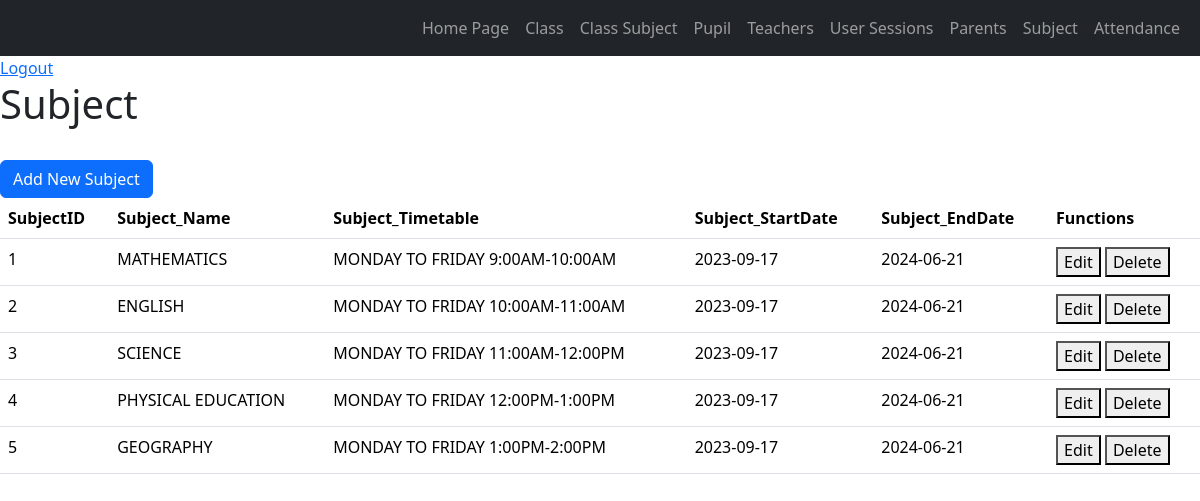
Screenshot of /test1/Subject.php (signed in) with the database file from the repository.
### tables this page shows
CREATE TABLE `subject` (
  `SubjectID` int(11) NOT NULL,
  `Subject_Name` varchar(255) NOT NULL,
  `Subject_Timetable` varchar(255) NOT NULL,
  `Subject_StartDate` date NOT NULL,
  `Subject_EndDate` date NOT NULL
);

### test1/Subject.php (the view, shortened to what this page needs)
<?php
include("functions.php");
?>
<!DOCTYPE html>
<html lang="en">
<head>
    <link href="https://cdn.jsdelivr.net/npm/bootstrap@5.3.1/dist/css/bootstrap.min.css" rel="stylesheet">
</head>
<body>
<header>
        <nav class="navbar navbar-expand-sm navbar-dark bg-dark">
            <div class="container-fluid">
                <div class="collapse navbar-collapse" id="collapsibleNavbar">
                    <ul class="navbar-nav ms-auto">
                        <li class="nav-item">
                            <a class="nav-link underline-on-hover" href="index.php">Home Page</a>
                        </li>
                        <li class="nav-item">
                            <a class="nav-link underline-on-hover" href="Class.php">Class</a>
                        </li>
                        <li class="nav-item">
                            <a class="nav-link underline-on-hover" href="ClassSubject.php">Class Subject</a>
                        </li>
                        <li class="nav-item">
                            <a class="nav-link underline-on-hover" href="Pupil.php">Pupil</a>
                        </li>
                        <li class="nav-item">
                            <a class="nav-link underline-on-hover" href="Teacher.php">Teachers</a>
                        </li>
                        <li class="nav-item">
                            <a class="nav-link underline-on-hover" href="UserSessions.php">User Sessions</a>
                        </li>
                        <li class="nav-item">
                            <a class="nav-link underline-on-hover" href="Parents.php">Parents</a>
                        </li>
                        <li class="nav-item">
                            <a class="nav-link underline-on-hover" href="Subject.php">Subject</a>
                        </li>
                        <li class="nav-item">
                            <a class="nav-link underline-on-hover" href="Attendance.php">Attendance</a>
                        </li>
                    </ul>
                </div>
            </div>
        </nav>
    </header>
    <a href="logout.php">Logout</a>
    <h1>Subject</h1>
    <br>
    <a class="btn btn-primary" href="AddNewSubject.php" role="button">Add New Subject</a>
    <table class="table">
        <thead>
            <tr>
                <th>SubjectID</th>
                <th>Subject_Name</th>
                <th>Subject_Timetable</th>
                <th>Subject_StartDate</th>
                <th>Subject_EndDate</th>
                <th>Functions</th>
            </tr>
        </thead>
        <tbody>
        <?php
            $sql = "SELECT * FROM subject";
            $result = $connection -> query($sql);
            while ($row = $result -> fetch_assoc()) {
                echo "<tr>
                    <td>" . $row["SubjectID"] . "</td>
                    <td>" . $row["Subject_Name"] . "</td>
                    <td>" . $row["Subject_Timetable"] . "</td>
                    <td>" . $row["Subject_StartDate"] . "</td>
                    <td>" . $row["Subject_EndDate"] . "</td>
                    <td>
                        <button onclick=\"location.href='EditSubject.php?action=EditSubject&SubjectID={$row['SubjectID']}'\">Edit</button>
                        <button onclick=\"location.href='DeleteSubject.php?action=DeleteSubject&SubjectID={$row['SubjectID']}'\">Delete</button>
                    </td>
                </tr>";
            }
            ?>
        </tbody>
    </table>
</body>
</html>

### rows the page displays
subject: SubjectID "1", Subject_Name "MATHEMATICS", Subject_Timetable "MONDAY TO FRIDAY 9:00AM-10:00AM", Subject_StartDate "2023-09-17", Subject_EndDate "2024-06-21"
subject: SubjectID "2", Subject_Name "ENGLISH", Subject_Timetable "MONDAY TO FRIDAY 10:00AM-11:00AM", Subject_StartDate "2023-09-17", Subject_EndDate "2024-06-21"
subject: SubjectID "3", Subject_Name "SCIENCE", Subject_Timetable "MONDAY TO FRIDAY 11:00AM-12:00PM", Subject_StartDate "2023-09-17", Subject_EndDate "2024-06-21"
subject: SubjectID "4", Subject_Name "PHYSICAL EDUCATION", Subject_Timetable "MONDAY TO FRIDAY 12:00PM-1:00PM", Subject_StartDate "2023-09-17", Subject_EndDate "2024-06-21"
subject: SubjectID "5", Subject_Name "GEOGRAPHY", Subject_Timetable "MONDAY TO FRIDAY 1:00PM-2:00PM", Subject_StartDate "2023-09-17", Subject_EndDate "2024-06-21"
